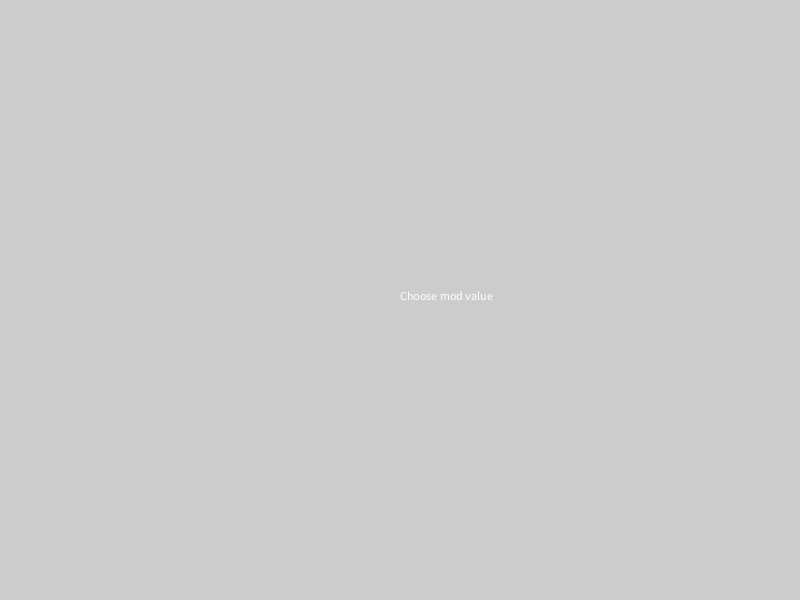
Frame 1 (no input)
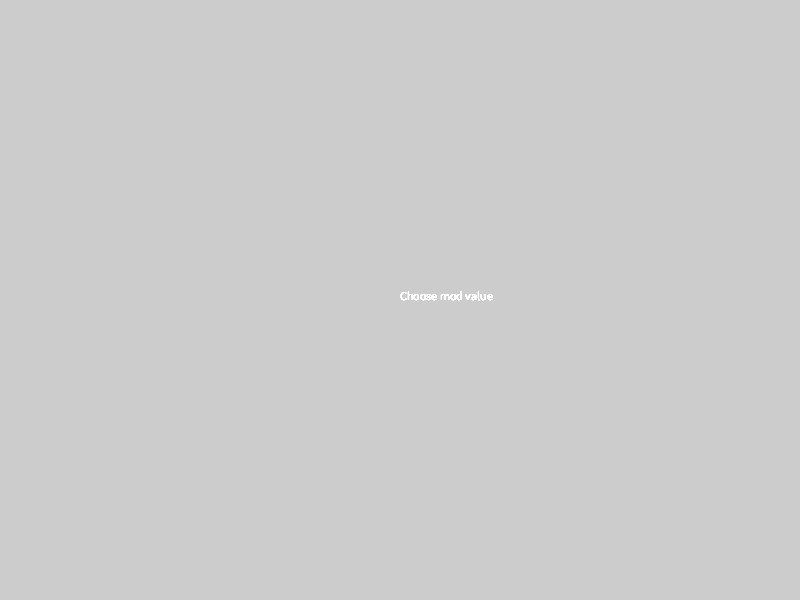
Frame 60 (the mouse pressed at the canvas centre just before this capture)
Frame 120 (the mouse held since frame 60 and released just before this capture): identical to frame 60, image omitted

The Processing sketch that drew these frames (run headless with seeded random() and noise(); from frame 60 on, the mouse is pressed at the canvas centre):

// Processing sketch: Bandeira_do_Jap_o2
// ── Bandeira_do_Jap_o2.pde
float x,y,w,h;
float mod;
float cx,cy;
float d;
boolean escolhido;
String str_num = "";

void setup(){
  size(800,600);
  escolhido = false;
  mod = 0.0;
  x = 0.0;
  y = 0.0;
  w = 3.0 * mod;
  h = 2.0 * mod;
  cx = w/2.0;
  cy = h/2.0;
  d =  1.2 * mod;
}

void draw(){
  if (escolhido){
    fill(255,255,255);
    rect(x,y,w,h);
    fill(255,0,0);
    circle(cx,cy,d);    
  }
  else{
    text("Choose mod value", width/2, height/2);
    text(str_num, width/2 - textWidth(str_num), height/2 + 16);
  }
  
}

void keyPressed(){
 if(key >= '0' && key <='9' && str_num.length() < 3){
   str_num += key;
 }
 if (key == ENTER){
   mod = int(str_num); 
   escolhido = true;
 }
}
